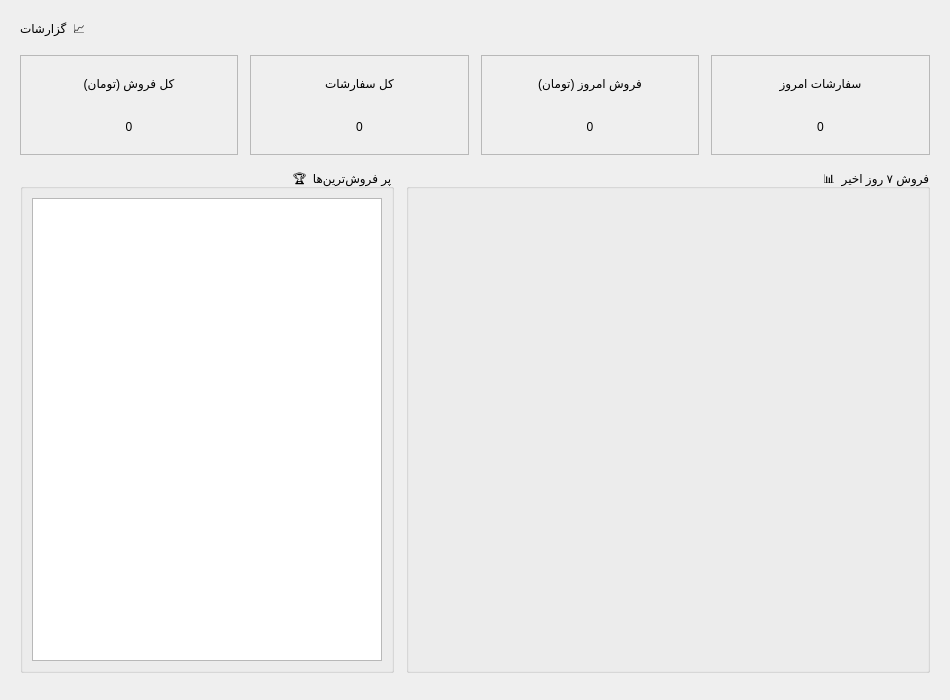
<?xml version="1.0" encoding="UTF-8"?>
<ui version="4.0">
 <class>ReportsPage</class>
 <widget class="QWidget" name="ReportsPage">
  <property name="geometry">
   <rect><x>0</x><y>0</y><width>950</width><height>700</height></rect>
  </property>
  <property name="layoutDirection"><enum>Qt::RightToLeft</enum></property>
  <layout class="QVBoxLayout" name="main_layout">
   <property name="spacing"><number>14</number></property>
   <property name="leftMargin"><number>20</number></property>
   <property name="topMargin"><number>20</number></property>
   <property name="rightMargin"><number>20</number></property>
   <property name="bottomMargin"><number>20</number></property>

   <item>
    <widget class="QLabel" name="page_title">
     <property name="text"><string>📈  گزارشات</string></property>
     <property name="alignment"><set>Qt::AlignRight|Qt::AlignVCenter</set></property>
    </widget>
   </item>

   <!-- کارت‌های آماری -->
   <item>
    <layout class="QHBoxLayout" name="cards_layout">
     <property name="spacing"><number>12</number></property>

     <item>
      <widget class="QFrame" name="card_today_count">
       <property name="frameShape"><enum>QFrame::StyledPanel</enum></property>
       <property name="minimumSize"><size><width>180</width><height>100</height></size></property>
       <layout class="QVBoxLayout" name="c1">
        <item><widget class="QLabel" name="label_today_count">
         <property name="text"><string>سفارشات امروز</string></property>
         <property name="alignment"><set>Qt::AlignCenter</set></property>
        </widget></item>
        <item><widget class="QLabel" name="value_today_count">
         <property name="text"><string>0</string></property>
         <property name="alignment"><set>Qt::AlignCenter</set></property>
        </widget></item>
       </layout>
      </widget>
     </item>

     <item>
      <widget class="QFrame" name="card_today_sum">
       <property name="frameShape"><enum>QFrame::StyledPanel</enum></property>
       <property name="minimumSize"><size><width>180</width><height>100</height></size></property>
       <layout class="QVBoxLayout" name="c2">
        <item><widget class="QLabel" name="label_today_sum">
         <property name="text"><string>فروش امروز (تومان)</string></property>
         <property name="alignment"><set>Qt::AlignCenter</set></property>
        </widget></item>
        <item><widget class="QLabel" name="value_today_sum">
         <property name="text"><string>0</string></property>
         <property name="alignment"><set>Qt::AlignCenter</set></property>
        </widget></item>
       </layout>
      </widget>
     </item>

     <item>
      <widget class="QFrame" name="card_total_count">
       <property name="frameShape"><enum>QFrame::StyledPanel</enum></property>
       <property name="minimumSize"><size><width>180</width><height>100</height></size></property>
       <layout class="QVBoxLayout" name="c3">
        <item><widget class="QLabel" name="label_total_count">
         <property name="text"><string>کل سفارشات</string></property>
         <property name="alignment"><set>Qt::AlignCenter</set></property>
        </widget></item>
        <item><widget class="QLabel" name="value_total_count">
         <property name="text"><string>0</string></property>
         <property name="alignment"><set>Qt::AlignCenter</set></property>
        </widget></item>
       </layout>
      </widget>
     </item>

     <item>
      <widget class="QFrame" name="card_total_sum">
       <property name="frameShape"><enum>QFrame::StyledPanel</enum></property>
       <property name="minimumSize"><size><width>180</width><height>100</height></size></property>
       <layout class="QVBoxLayout" name="c4">
        <item><widget class="QLabel" name="label_total_sum">
         <property name="text"><string>کل فروش (تومان)</string></property>
         <property name="alignment"><set>Qt::AlignCenter</set></property>
        </widget></item>
        <item><widget class="QLabel" name="value_total_sum">
         <property name="text"><string>0</string></property>
         <property name="alignment"><set>Qt::AlignCenter</set></property>
        </widget></item>
       </layout>
      </widget>
     </item>

    </layout>
   </item>

   <!-- نمودار + پر فروش‌ها -->
   <item>
    <layout class="QHBoxLayout" name="charts_layout">
     <property name="spacing"><number>12</number></property>

     <item>
      <widget class="QGroupBox" name="chart_group">
       <property name="title"><string>📊  فروش ۷ روز اخیر</string></property>
       <layout class="QVBoxLayout" name="chart_outer">
        <item>
         <widget class="QWidget" name="chart_container">
          <property name="minimumSize"><size><width>500</width><height>300</height></size></property>
         </widget>
        </item>
       </layout>
      </widget>
     </item>

     <item>
      <widget class="QGroupBox" name="top_group">
       <property name="title"><string>🏆  پر فروش‌ترین‌ها</string></property>
       <property name="minimumSize"><size><width>320</width><height>0</height></size></property>
       <layout class="QVBoxLayout" name="top_layout">
        <item>
         <widget class="QListWidget" name="top_products_list"/>
        </item>
       </layout>
      </widget>
     </item>

    </layout>
   </item>

   <item>
    <spacer name="bottom_spacer">
     <property name="orientation"><enum>Qt::Vertical</enum></property>
    </spacer>
   </item>

  </layout>
 </widget>
 <resources/>
 <connections/>
</ui>
